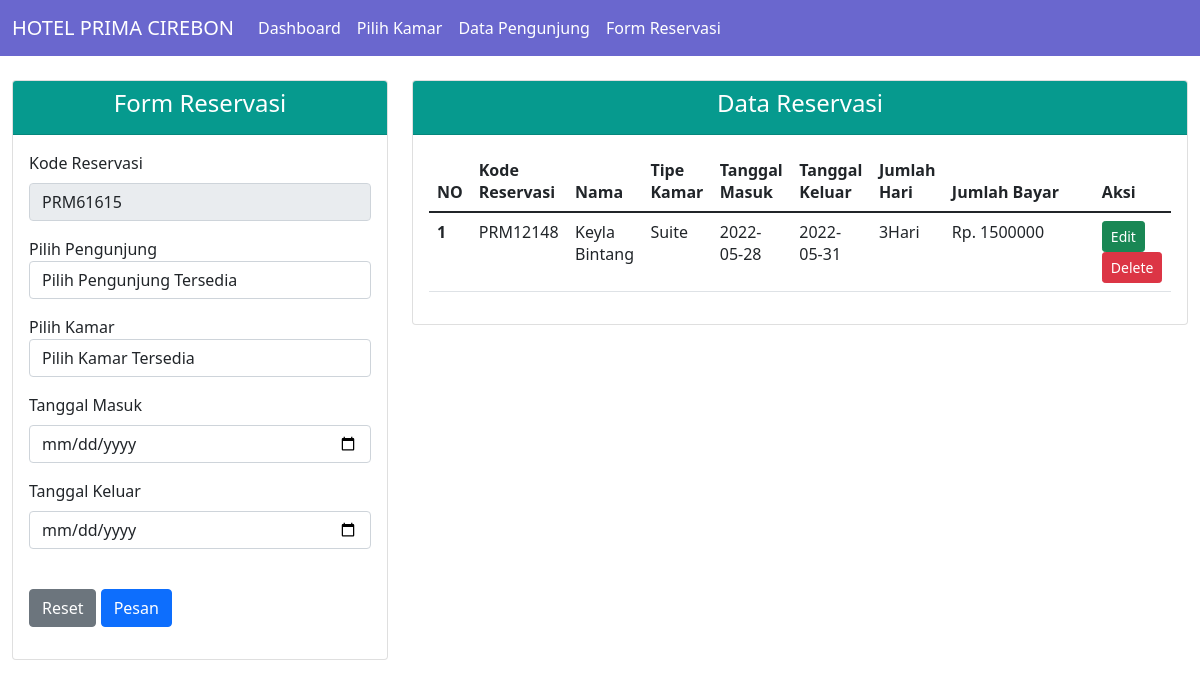
/data_reservasi.php, run on the app's committed database.
### tables this page shows
CREATE TABLE `data_reservasi` (
  `id_reservasi` varchar(40) NOT NULL,
  `nama` varchar(40) NOT NULL,
  `tipe` varchar(40) NOT NULL,
  `tgl_masuk` date NOT NULL,
  `tgl_keluar` date NOT NULL,
  `jumlah_hari` int(15) NOT NULL,
  `jumlah_bayar` varchar(40) NOT NULL
);

CREATE TABLE `data_pengunjung` (
  `nik` varchar(40) NOT NULL,
  `nama` varchar(40) NOT NULL,
  `no_hp` varchar(40) NOT NULL,
  `email` varchar(40) NOT NULL,
  `foto` varchar(150) NOT NULL
);

CREATE TABLE `data_kamar` (
  `kd_kamar` int(11) NOT NULL,
  `tipe` varchar(40) NOT NULL,
  `bed` varchar(40) NOT NULL,
  `kapasitas` varchar(40) NOT NULL,
  `harga` int(11) NOT NULL,
  `foto` text NOT NULL
);

### database.php (called while the page is built, shortened)
<?php
class database
{
	var $host = "localhost";
	var $user = "root";
	var $pass = "root";
	var $db   = "20210120014_hotel";
	var $koneksi = "";
	function __construct()
	{
		$this->koneksi = mysqli_connect($this->host, $this->user, $this->pass, $this->db);
	}
	function data_reservasi($id = false)
	{
		if ($id) {
			$query = "SELECT * FROM data_reservasi JOIN data_kamar ON data_reservasi.tipe = data_kamar.tipe JOIN data_pengunjung ON data_reservasi.nama = data_pengunjung.nama WHERE data_reservasi.id_reservasi = '$id'";
			return mysqli_fetch_array(mysqli_query($this->koneksi, $query));
		} else {
			$query = "SELECT * FROM data_reservasi JOIN data_kamar ON data_reservasi.tipe = data_kamar.tipe JOIN data_pengunjung ON data_reservasi.nama = data_pengunjung.nama";
			return mysqli_query($this->koneksi, $query);
		}
	}
}

### data_reservasi.php (the view, shortened to what this page needs)
<?php
class dashboard
{
    function __construct()
    {
        include "menu.php";
    }
}
include('database.php');
$db = new database;
$data_reservasi = $db->data_reservasi();
?>
<!doctype html>
<html lang="en">
<head>
    <link href="https://cdn.jsdelivr.net/npm/bootstrap@5.1.3/dist/css/bootstrap.min.css" rel="stylesheet">
</head>
<body>
    <div class="container-fluid">
        <div class="row mt-4">
            <?php include('form_reservasi.php'); ?>
            <div class="col-md-8">
                <div class="card">
                    <div class="card-header" style="background: #069A8E;">
                        <h4 class="text-center text-white">Data Reservasi</h4>
                    </div>
                    <div class="card-body">
                        <div class="table-responsive">
                            <table class="table table-stripped">
                                <thead>
                                    <tr>
                                        <th>NO</th>
                                        <th>Kode Reservasi</th>
                                        <th>Nama</th>
                                        <th>Tipe Kamar</th>
                                        <th>Tanggal Masuk</th>
                                        <th>Tanggal Keluar</th>
                                        <th>Jumlah Hari</th>
                                        <th>Jumlah Bayar</th>
                                        <th>Aksi</th>
                                    </tr>
                                </thead>
                                <tbody>
                                    <?php
                                    $no = 1;
                                    foreach ($data_reservasi as $row) {
                                    ?>
                                        <tr>
                                            <th><?php echo $no++; ?></th>
                                            <td><?php echo "$row[id_reservasi]"; ?></td>
                                            <td><?php echo "$row[nama]"; ?></td>
                                            <td><?php echo "$row[tipe]"; ?></td>
                                            <td><?php echo "$row[tgl_masuk]"; ?></td>
                                            <td><?php echo "$row[tgl_keluar]"; ?></td>
                                            <td><?php echo "$row[jumlah_hari]"; ?>Hari</td>
                                            <td width="150px">
                                                Rp. <?php echo "$row[jumlah_bayar]"; ?>
                                            </td>
                                            <td>
                                                <?php echo "<a href='data_reservasi.php?edit=update&&id=$row[id_reservasi]' class='btn btn-sm btn-success'>Edit</a>"; ?>
                                                <?php echo "<a href='proses_reservasi.php?aksi=delete&&id=$row[id_reservasi]' class='btn btn-sm btn-danger'>Delete</a>"; ?>
                                            </td>
                                        </tr>
                                    <?php
                                    }
                                    ?>
                                </tbody>
                            </table>
                        </div>
                    </div>
                </div>
            </div>
        </div>
    </div>
</body>
</html>

### data on the page
data_reservasi: id_reservasi "PRM12148", data_pengunjung.nama "Keyla Bintang", data_kamar.tipe "Suite", tgl_masuk "2022-05-28", tgl_keluar "2022-05-31", jumlah_hari "3", jumlah_bayar "1500000"
